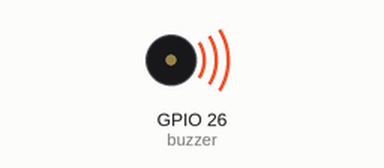
The sketch below on a simulated ESP32. Shown: buzzer (waves = sounding).

Above: at 0.2 s.
Timing chart, 0 to 3.0 s (numbered marks = the images above):
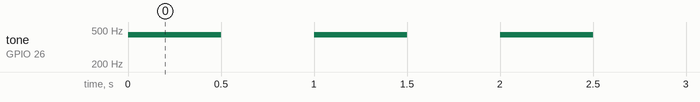

Measured:
- by itself, tone on GPIO 26 (buzzer): alternates 440 Hz for 0.50 s and silent for 0.50 s

The sketch:

buzzer_test.ino
```cpp
const int buzzer = 26;

void setup() {
  // put your setup code here, to run once:
  pinMode(buzzer, OUTPUT);
}

void loop() {
  // put your main code here, to run repeatedly:
  tone(buzzer, 440);
  delay(500);
  noTone(buzzer);
  delay(500);
}
```
